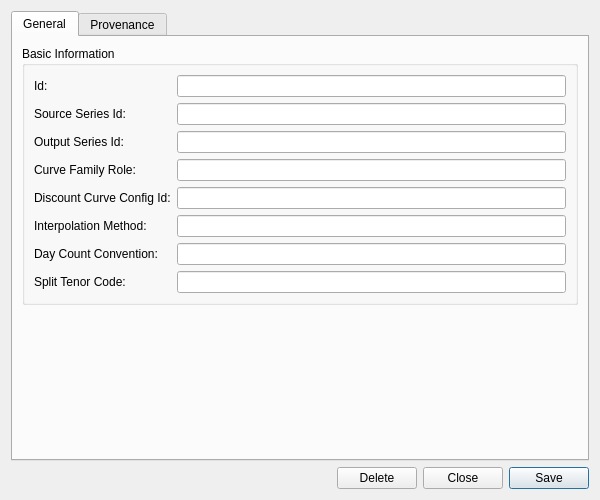
<?xml version="1.0" encoding="UTF-8"?>
<ui version="4.0">
 <class>IrCurveBootstrapConfigDetailDialog</class>
 <widget class="QWidget" name="IrCurveBootstrapConfigDetailDialog">
  <property name="geometry">
   <rect>
    <x>0</x>
    <y>0</y>
    <width>600</width>
    <height>500</height>
   </rect>
  </property>
  <property name="sizePolicy">
   <sizepolicy hsizetype="Preferred" vsizetype="Preferred">
    <horstretch>0</horstretch>
    <verstretch>0</verstretch>
   </sizepolicy>
  </property>
  <property name="minimumSize">
   <size>
    <width>600</width>
    <height>500</height>
   </size>
  </property>
  <property name="windowTitle">
   <string>IR Curve Bootstrap Config Details</string>
  </property>
  <layout class="QVBoxLayout" name="verticalLayout">
   <item>
    <widget class="QTabWidget" name="tabWidget">
     <property name="currentIndex"><number>0</number></property>
     <widget class="QWidget" name="generalTab">
      <attribute name="title"><string>General</string></attribute>
      <layout class="QVBoxLayout" name="generalLayout">
       <item>
        <widget class="QGroupBox" name="basicInfoGroup">
         <property name="title">
          <string>Basic Information</string>
         </property>
         <layout class="QFormLayout" name="formLayout">
          <item row="0" column="0">
           <widget class="QLabel" name="labelId">
            <property name="text">
             <string>Id:</string>
            </property>
           </widget>
          </item>
          <item row="0" column="1">
           <widget class="QLineEdit" name="idEdit">
            <property name="placeholderText">
             <string></string>
            </property>
            <property name="readOnly">
             <bool>true</bool>
            </property>
           </widget>
          </item>
          <item row="1" column="0">
           <widget class="QLabel" name="labelSourceSeriesId">
            <property name="text">
             <string>Source Series Id:</string>
            </property>
           </widget>
          </item>
          <item row="1" column="1">
           <widget class="QLineEdit" name="sourceSeriesIdEdit">
            <property name="placeholderText">
             <string></string>
            </property>
           </widget>
          </item>
          <item row="2" column="0">
           <widget class="QLabel" name="labelOutputSeriesId">
            <property name="text">
             <string>Output Series Id:</string>
            </property>
           </widget>
          </item>
          <item row="2" column="1">
           <widget class="QLineEdit" name="outputSeriesIdEdit">
            <property name="placeholderText">
             <string></string>
            </property>
           </widget>
          </item>
          <item row="3" column="0">
           <widget class="QLabel" name="labelCurveFamilyRole">
            <property name="text">
             <string>Curve Family Role:</string>
            </property>
           </widget>
          </item>
          <item row="3" column="1">
           <widget class="QLineEdit" name="curveFamilyRoleEdit">
            <property name="placeholderText">
             <string></string>
            </property>
           </widget>
          </item>
          <item row="4" column="0">
           <widget class="QLabel" name="labelDiscountCurveConfigId">
            <property name="text">
             <string>Discount Curve Config Id:</string>
            </property>
           </widget>
          </item>
          <item row="4" column="1">
           <widget class="QLineEdit" name="discountCurveConfigIdEdit">
            <property name="placeholderText">
             <string></string>
            </property>
           </widget>
          </item>
          <item row="5" column="0">
           <widget class="QLabel" name="labelInterpolationMethod">
            <property name="text">
             <string>Interpolation Method:</string>
            </property>
           </widget>
          </item>
          <item row="5" column="1">
           <widget class="QLineEdit" name="interpolationMethodEdit">
            <property name="placeholderText">
             <string></string>
            </property>
           </widget>
          </item>
          <item row="6" column="0">
           <widget class="QLabel" name="labelDayCountConvention">
            <property name="text">
             <string>Day Count Convention:</string>
            </property>
           </widget>
          </item>
          <item row="6" column="1">
           <widget class="QLineEdit" name="dayCountConventionEdit">
            <property name="placeholderText">
             <string></string>
            </property>
           </widget>
          </item>
          <item row="7" column="0">
           <widget class="QLabel" name="labelSplitTenorCode">
            <property name="text">
             <string>Split Tenor Code:</string>
            </property>
           </widget>
          </item>
          <item row="7" column="1">
           <widget class="QLineEdit" name="splitTenorCodeEdit">
            <property name="placeholderText">
             <string></string>
            </property>
           </widget>
          </item>
         </layout>
        </widget>
       </item>
       <item>
        <spacer name="verticalSpacer">
         <property name="orientation">
          <enum>Qt::Vertical</enum>
         </property>
         <property name="sizeHint" stdset="0">
          <size>
           <width>20</width>
           <height>40</height>
          </size>
         </property>
        </spacer>
       </item>
      </layout>
     </widget>
     <widget class="QWidget" name="provenanceTab">
      <attribute name="title"><string>Provenance</string></attribute>
      <layout class="QVBoxLayout" name="provenanceTabLayout">
       <item>
        <widget class="ores::qt::ProvenanceWidget" name="provenanceWidget" native="true"/>
       </item>
      </layout>
     </widget>
    </widget>
   </item>
   <item>
    <layout class="QHBoxLayout" name="buttonLayout">
     <item>
      <spacer name="horizontalSpacer">
       <property name="orientation">
        <enum>Qt::Horizontal</enum>
       </property>
       <property name="sizeHint" stdset="0">
        <size>
         <width>40</width>
         <height>20</height>
        </size>
       </property>
      </spacer>
     </item>
     <item>
      <widget class="QPushButton" name="deleteButton">
       <property name="text">
        <string>Delete</string>
       </property>
      </widget>
     </item>
     <item>
      <widget class="QPushButton" name="closeButton">
       <property name="text">
        <string>Close</string>
       </property>
      </widget>
     </item>
     <item>
      <widget class="QPushButton" name="saveButton">
       <property name="text">
        <string>Save</string>
       </property>
       <property name="default">
        <bool>true</bool>
       </property>
      </widget>
     </item>
    </layout>
   </item>
  </layout>
 </widget>
 <customwidgets>
  <customwidget>
   <class>ores::qt::ProvenanceWidget</class>
   <extends>QWidget</extends>
   <header>ores.qt/ProvenanceWidget.hpp</header>
  </customwidget>
 </customwidgets>
 <resources/>
 <connections/>
</ui>
